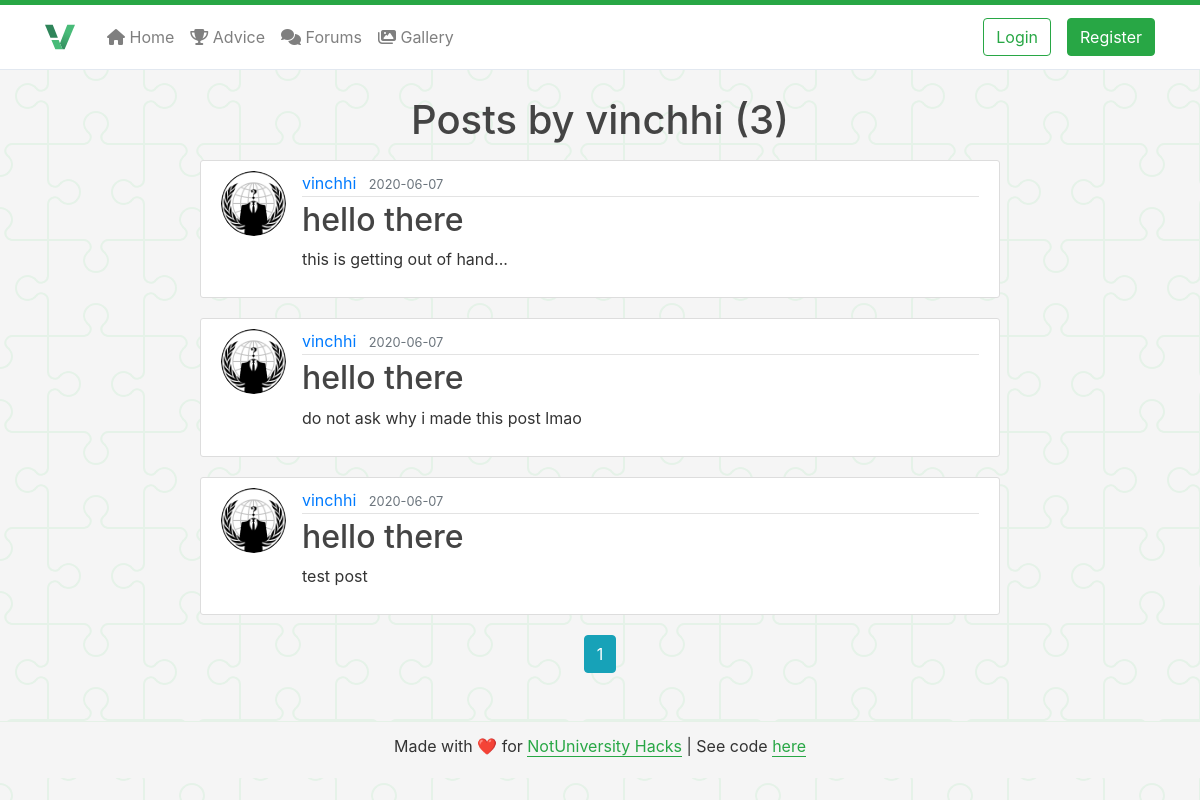
The app's page /user/vinchhi with its own data.
### main/models.py (models this page shows, shortened)
class User(db.Model, UserMixin):
  id = db.Column(db.Integer, primary_key=True)
  username = db.Column(db.String(20), unique=True, nullable=False)
  email = db.Column(db.String(120), unique=True, nullable=False)
  image_file = db.Column(db.String(20), nullable=False, default='default.jpg')
  password = db.Column(db.String(60), nullable=False)
  posts = db.relationship('Post', backref='author', lazy=True)

class Post(db.Model):
  id = db.Column(db.Integer, primary_key=True)
  title = db.Column(db.String(100), nullable=False)
  date_posted = db.Column(db.DateTime, nullable=False, default=datetime.utcnow)
  content = db.Column(db.Text, nullable=False)
  user_id = db.Column(db.Integer, db.ForeignKey('user.id'), nullable=False)

### main/users/routes.py (the view)
@users.route('/user/<string:username>')
def user_posts(username):
  page = request.args.get('page', 1, type=int)
  user = User.query.filter_by(username=username).first_or_404()
  posts = Post.query.filter_by(author=user)\
    .order_by(Post.date_posted.desc())\
    .paginate(page=page, per_page=5)
  return render_template("user_posts.html", posts=posts, user=user)

### main/templates/user_posts.html
{% extends "base.html" %}
{% block content %}
    <h1 class="mb-3 text-center">Posts by {{ user.username }} ({{ posts.total }})</h1>
    {% for post in posts.items %}
        <article class="media content-section" style="width: 800px;">
          <img class="rounded-circle article-img" src="{{ url_for('static', filename='profile_pics/' + post.author.image_file) }}">
          <div class="media-body">
            <div class="article-metadata">
              <a class="mr-2" href="{{ url_for('users.user_posts', username=post.author.username) }}">{{ post.author.username }}</a>
              <small class="text-muted">{{ post.date_posted.strftime('%Y-%m-%d') }}</small>
            </div>
            <h2><a class="article-title" href="{{ url_for('posts.post', post_id=post.id) }}">{{ post.title }}</a></h2>
            <p class="article-content">{{ post.content }}</p>
          </div>
        </article>
    {% endfor %}
    <div style="display: flex; align-items: center; justify-content: center; ">
    {% for page_num in posts.iter_pages(left_edge=1, right_edge=1, left_current=1, right_current=2) %}
      {% if page_num %}
        {% if posts.page == page_num %}
          <a class="btn btn-info mb-4" href="{{ url_for('users.user_posts', username=user.username, page=page_num) }}">{{ page_num }}</a>
        {% else %}
          <a class="btn btn-outline-info mb-4" href="{{ url_for('users.user_posts', username=user.username, page=page_num) }}">{{ page_num }}</a>
        {% endif %}
      {% else %}
        ...
      {% endif %}
    {% endfor %}
    </div>
{% endblock content %}

### main/static/css/style.css (style rules this page uses)
h1, h2, h3, h4, h5, h6 { color: #444444; }
.content-section { background: #ffffff; padding: 10px 20px; border: 1px solid #dddddd; border-radius: 3px; width: 350px; margin-left: auto; margin-right: auto; margin-bottom: 20px; }
.article-title { color: #444444; }
.article-content { white-space: pre-line; }
.article-img { height: 65px; width: 65px; margin-right: 16px; }
.article-metadata { padding-bottom: 1px; margin-bottom: 4px; border-bottom: 1px solid #e3e3e3 }

### records on screen
User: username "vinchhi"
Post: image_file (placeholder picture), author.username "vinchhi", date_posted "2020-06-07", title "hello there", content "this is getting out of hand..."
Post: image_file (placeholder picture), author.username "vinchhi", date_posted "2020-06-07", title "hello there", content "do not ask why i made this post lmao"
Post: image_file (placeholder picture), author.username "vinchhi", date_posted "2020-06-07", title "hello there", content "test post"

### other values on screen
{{ posts.total }} "3"
{{ page_num }} "1"
